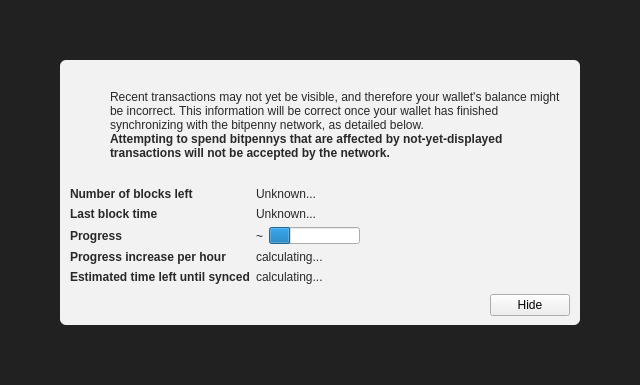
<?xml version="1.0" encoding="UTF-8"?>
<ui version="4.0">
 <class>ModalOverlay</class>
 <widget class="ModalOverlay" name="ModalOverlay">
  <property name="geometry">
   <rect>
    <x>0</x>
    <y>0</y>
    <width>640</width>
    <height>385</height>
   </rect>
  </property>
  <property name="windowTitle">
   <string>Form</string>
  </property>
  <layout class="QVBoxLayout" name="verticalLayout" stretch="0">
   <property name="sizeConstraint">
    <enum>QLayout::SetDefaultConstraint</enum>
   </property>
   <property name="leftMargin">
    <number>0</number>
   </property>
   <property name="topMargin">
    <number>0</number>
   </property>
   <property name="rightMargin">
    <number>0</number>
   </property>
   <property name="bottomMargin">
    <number>0</number>
   </property>
   <item>
    <widget class="QWidget" name="bgWidget" native="true">
     <property name="styleSheet">
      <string notr="true">#bgWidget { background: rgba(0,0,0,220); }</string>
     </property>
     <layout class="QVBoxLayout" name="verticalLayoutMain" stretch="1">
      <property name="leftMargin">
       <number>60</number>
      </property>
      <property name="topMargin">
       <number>60</number>
      </property>
      <property name="rightMargin">
       <number>60</number>
      </property>
      <property name="bottomMargin">
       <number>60</number>
      </property>
      <item>
       <widget class="QWidget" name="contentWidget" native="true">
        <property name="styleSheet">
         <string notr="true">#contentWidget { background: rgba(255,255,255,240); border-radius: 6px; }

QLabel { color: rgb(40,40,40);  }</string>
        </property>
        <layout class="QVBoxLayout" name="verticalLayoutSub" stretch="1,0,0,0">
         <property name="spacing">
          <number>0</number>
         </property>
         <property name="leftMargin">
          <number>10</number>
         </property>
         <property name="topMargin">
          <number>10</number>
         </property>
         <property name="rightMargin">
          <number>10</number>
         </property>
         <property name="bottomMargin">
          <number>10</number>
         </property>
         <item>
          <layout class="QHBoxLayout" name="horizontalLayoutIconText" stretch="0,1">
           <property name="topMargin">
            <number>20</number>
           </property>
           <item>
            <layout class="QVBoxLayout" name="verticalLayoutIcon">
             <property name="leftMargin">
              <number>0</number>
             </property>
             <item>
              <widget class="QPushButton" name="warningIcon">
               <property name="enabled">
                <bool>false</bool>
               </property>
               <property name="text">
                <string/>
               </property>
               <property name="icon">
                <iconset>
                 <normaloff>:/icons/warning</normaloff>
                 <disabledoff>:/icons/warning</disabledoff>:/icons/warning</iconset>
               </property>
               <property name="iconSize">
                <size>
                 <width>48</width>
                 <height>48</height>
                </size>
               </property>
               <property name="flat">
                <bool>true</bool>
               </property>
              </widget>
             </item>
             <item>
              <spacer name="verticalSpacerWarningIcon">
               <property name="orientation">
                <enum>Qt::Vertical</enum>
               </property>
               <property name="sizeHint" stdset="0">
                <size>
                 <width>20</width>
                 <height>40</height>
                </size>
               </property>
              </spacer>
             </item>
            </layout>
           </item>
           <item>
            <layout class="QVBoxLayout" name="verticalLayoutInfoText">
             <property name="leftMargin">
              <number>0</number>
             </property>
             <property name="topMargin">
              <number>0</number>
             </property>
             <item>
              <widget class="QLabel" name="infoText">
               <property name="text">
                <string>Recent transactions may not yet be visible, and therefore your wallet's balance might be incorrect. This information will be correct once your wallet has finished synchronizing with the bitpenny network, as detailed below.</string>
               </property>
               <property name="textFormat">
                <enum>Qt::RichText</enum>
               </property>
               <property name="wordWrap">
                <bool>true</bool>
               </property>
              </widget>
             </item>
             <item>
              <widget class="QLabel" name="infoTextStrong">
               <property name="font">
                <font>
                 <weight>75</weight>
                 <bold>true</bold>
                </font>
               </property>
               <property name="text">
                <string>Attempting to spend bitpennys that are affected by not-yet-displayed transactions will not be accepted by the network.</string>
               </property>
               <property name="textFormat">
                <enum>Qt::RichText</enum>
               </property>
               <property name="wordWrap">
                <bool>true</bool>
               </property>
              </widget>
             </item>
             <item>
              <spacer name="verticalSpacerInTextSpace">
               <property name="orientation">
                <enum>Qt::Vertical</enum>
               </property>
               <property name="sizeHint" stdset="0">
                <size>
                 <width>20</width>
                 <height>40</height>
                </size>
               </property>
              </spacer>
             </item>
            </layout>
           </item>
          </layout>
         </item>
         <item>
          <spacer name="verticalSpacerAfterText">
           <property name="orientation">
            <enum>Qt::Vertical</enum>
           </property>
           <property name="sizeHint" stdset="0">
            <size>
             <width>20</width>
             <height>40</height>
            </size>
           </property>
          </spacer>
         </item>
         <item>
          <layout class="QFormLayout" name="formLayout">
           <property name="fieldGrowthPolicy">
            <enum>QFormLayout::FieldsStayAtSizeHint</enum>
           </property>
           <property name="horizontalSpacing">
            <number>6</number>
           </property>
           <property name="verticalSpacing">
            <number>6</number>
           </property>
           <property name="topMargin">
            <number>10</number>
           </property>
           <item row="0" column="0">
            <widget class="QLabel" name="labelNumberOfBlocksLeft">
             <property name="font">
              <font>
               <weight>75</weight>
               <bold>true</bold>
              </font>
             </property>
             <property name="text">
              <string>Number of blocks left</string>
             </property>
            </widget>
           </item>
           <item row="0" column="1">
            <widget class="QLabel" name="numberOfBlocksLeft">
             <property name="text">
              <string>Unknown...</string>
             </property>
            </widget>
           </item>
           <item row="1" column="0">
            <widget class="QLabel" name="labelLastBlockTime">
             <property name="font">
              <font>
               <weight>75</weight>
               <bold>true</bold>
              </font>
             </property>
             <property name="text">
              <string>Last block time</string>
             </property>
            </widget>
           </item>
           <item row="1" column="1">
            <widget class="QLabel" name="newestBlockDate">
             <property name="sizePolicy">
              <sizepolicy hsizetype="Maximum" vsizetype="Preferred">
               <horstretch>0</horstretch>
               <verstretch>0</verstretch>
              </sizepolicy>
             </property>
             <property name="text">
              <string>Unknown...</string>
             </property>
            </widget>
           </item>
           <item row="2" column="0">
            <widget class="QLabel" name="labelSyncDone">
             <property name="font">
              <font>
               <weight>75</weight>
               <bold>true</bold>
              </font>
             </property>
             <property name="text">
              <string>Progress</string>
             </property>
            </widget>
           </item>
           <item row="2" column="1">
            <layout class="QHBoxLayout" name="horizontalLayoutSync" stretch="0,1">
             <item>
              <widget class="QLabel" name="percentageProgress">
               <property name="text">
                <string notr="true">~</string>
               </property>
              </widget>
             </item>
             <item>
              <widget class="QProgressBar" name="progressBar">
               <property name="value">
                <number>24</number>
               </property>
               <property name="format">
                <string/>
               </property>
              </widget>
             </item>
            </layout>
           </item>
           <item row="4" column="0">
            <widget class="QLabel" name="labelProgressIncrease">
             <property name="font">
              <font>
               <weight>75</weight>
               <bold>true</bold>
              </font>
             </property>
             <property name="text">
              <string>Progress increase per hour</string>
             </property>
            </widget>
           </item>
           <item row="4" column="1">
            <widget class="QLabel" name="progressIncreasePerH">
             <property name="text">
              <string>calculating...</string>
             </property>
            </widget>
           </item>
           <item row="5" column="0">
            <widget class="QLabel" name="labelEstimatedTimeLeft">
             <property name="font">
              <font>
               <weight>75</weight>
               <bold>true</bold>
              </font>
             </property>
             <property name="text">
              <string>Estimated time left until synced</string>
             </property>
            </widget>
           </item>
           <item row="5" column="1">
            <widget class="QLabel" name="expectedTimeLeft">
             <property name="text">
              <string>calculating...</string>
             </property>
            </widget>
           </item>
          </layout>
         </item>
         <item>
          <layout class="QHBoxLayout" name="horizontalLayoutButtons">
           <property name="leftMargin">
            <number>10</number>
           </property>
           <property name="topMargin">
            <number>10</number>
           </property>
           <item>
            <spacer name="horizontalSpacer">
             <property name="orientation">
              <enum>Qt::Horizontal</enum>
             </property>
             <property name="sizeHint" stdset="0">
              <size>
               <width>40</width>
               <height>20</height>
              </size>
             </property>
            </spacer>
           </item>
           <item>
            <widget class="QPushButton" name="closeButton">
             <property name="text">
              <string>Hide</string>
             </property>
            </widget>
           </item>
          </layout>
         </item>
        </layout>
       </widget>
      </item>
     </layout>
    </widget>
   </item>
  </layout>
 </widget>
 <customwidgets>
  <customwidget>
   <class>ModalOverlay</class>
   <extends>QWidget</extends>
   <header>modaloverlay.h</header>
   <container>1</container>
  </customwidget>
 </customwidgets>
 <resources/>
 <connections/>
</ui>
